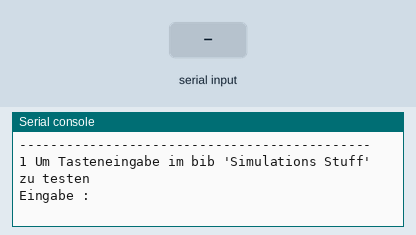
Simulated run of this program. Board: Raspberry Pi Pico running MicroPython. On the bench: the last lines printed to the serial console. The test bench sets the inputs (shaded band).

Above: at 1.2 s.
1.3 s: "1" typed at the serial console, then Enter
At 2.0 s:
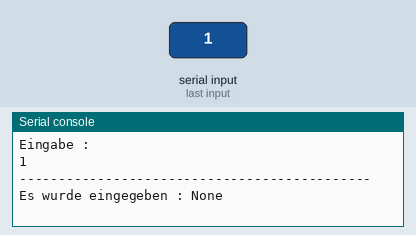
2.8 s: "x" typed at the serial console, then Enter
At 3.7 s:
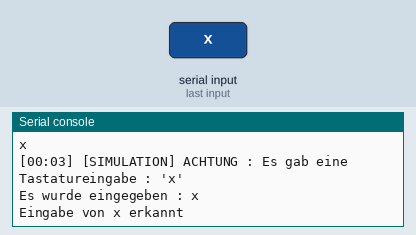
4.8 s: "0" typed at the serial console, then Enter
At 6.1 s:
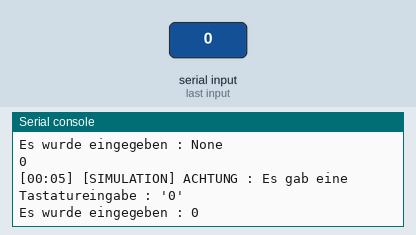

Measured:
- after the input at 1.3 s, the serial console: prints a new line at once (image 1)
- after the input at 2.8 s, the serial console: prints a new line after 0.50 s (image 2)
- after the input at 4.8 s, the serial console: prints a new line after 0.50 s (image 3)

The program:

_test_simulationsStuff.py
```python
# FUNKTIONIERT
import simulationsStuff
import utime

if __name__ == "__main__":
    while True:
        print("---------------------------------------------")
        print("1 Um Tasteneingabe im bib 'Simulations Stuff' zu testen")
        eingabe = input("Eingabe : ")
        print("---------------------------------------------")

        if eingabe == "1":
            while True :
                vonTastatur = simulationsStuff.pruefeAufTestaturEingabe()
                print(f"Es wurde eingegeben : {vonTastatur}")
                if vonTastatur == "x" : print ("Eingabe von x erkannt")
                utime.sleep(1)
```

simulationsStuff.py
```python
########################################################################################################
# Dieses Modul ist ein Hilfsmodul und hat seinerseits kein Interface zu einem Aktor oder Sensor.
# Es hat die aufgabe auf das Thonny Terminal zu loggen um den Benutzer ueber den aktuellen Status
# des Kranprogramms zu informieren. Dies ist für das Debugging unerlaesslich.
#
# Gelogged wird in dem Format :
# [Zeit seit beginn des Karanprogramms] [Modul welches gerade logged zb "H-BRUCKE"] [Prosa Text]
#
# @Status : Getestet Funktioniert
#
########################################################################################################
import sys
import select
import logger

########################################################################################################
# Pruefe durchgaengig ob der Nutzer etwas ueber seine Tastatur (Konsole der Thonny IDE) eingegeben
# hat und mit enter bestaetigt.
# Alle Tasten zählen ausser es wurde nur Enter gedruekt. Dies sendet das System manchmal
# bei Programmstart mit, deshalb schließen wir es aus
#
# 1. Ueberpruef ueber das Betriebssystem (sys) vom Pico die standart input (.stdin)
#    Findet sich hier etwas, gab es eine Tastatureingabe
#    Hier im abschnitt select.select(rlist, wlist, xlist[, timeout]) gut erklärt
#    https://docs.python.org/3/library/select.html
# 2. Ließt aus dem System, ueber die standard Eingabe eine gesamte Zeile, bis zum Enter ein
#    (dh. sollte der Nutzer enter druecken)
# 3. Entfernt das Enter aus dem eingelesenen String, da nicht benötigt (strip())
# 4. Ueberpruefe ob eingabe nicht leer ist. Dies kann passiere, wenn nur Enter gedrueckt wurde
#    dann ist readline() == /n strip() entfernt es aber und dadurch wird eingabe == ""
# 5. Logge
#
# @return : Buchstabenfolge die ueber die Tastatur eingegeben wurde bis zum Enter oder
#           NONE wenn der Nutzer bei Funktionsaufruf nichts eingegeben hat
#
########################################################################################################
def pruefeAufTestaturEingabe():
    if select.select([sys.stdin], [], [], 0)[0]:
        eingabe = sys.stdin.readline().strip()
        if eingabe == "" : return None
        logger.log(f"ACHTUNG : Es gab eine Tastatureingabe : '{eingabe}'", "SIMULATION")
        return eingabe
    return None
```

logger.py
```python
########################################################################################################
# Dieses Modul ist ein Hilfsmodul und hat seinerseits kein Interface zu einem Aktor oder Sensor.
# Es hat die aufgabe auf das Thonny Terminal zu loggen um den Benutzer ueber den aktuellen Status
# des Kranprogramms zu informieren. Dies ist für das Debugging unerlaesslich.
#
# Gelogged wird in dem Format :
# [Zeit seit beginn des Karanprogramms] [Modul welches gerade logged zb "H-BRUCKE"] [Prosa Text]
#
# @Status : Getestet Funktioniert
#
########################################################################################################
import utime

# Initialisiere den Startzeitpunkt, nehme einen Zeitstempel
START_TIME = utime.ticks_ms()

########################################################################################################
# Erzeuge Zeitstring fuer die logausgabe
# 1. Hole die Zeitdifferenz zwischen dem aktuellen Zeitpunkt und dem Startzeitpunkt
# 2. Teile durch 1000 um von ms auf sekunden zu kommen
# 3. Teile die absoluten Programmlaufzeit durch 60 aber ohne Rest (wie in der Grundschule)
#    so erhält man nur die vollen beendeten Minuten
# 4. Modulo Operator (diesmal schauen wir uns nur den Rest an) alles von der absoluten
#    Programmlaufzeit was noch von "durch 60" als rest überbleibt muss die verbleibende
#    Sekundenzeit sein (Wie in der Grundschule, Teilen mit Rest; hier interessiert aber
#    nur der Rest)
#
# @return : Gibt die Zeit seit dem Start des Programms als string zurück.
#			 Format [minute seit Programmstart]:[sekunden seit Programmstart]
########################################################################################################
def hohleZeitstempel():
    sysZeit = utime.ticks_diff(utime.ticks_ms(), START_TIME) // 1000
    minutes = sysZeit // 60
    seconds = sysZeit % 60
    return f"{minutes:02}:{seconds:02}"

########################################################################################################
# Loggt eine Nachricht mit einem relativen Zeitstempel zum Programmstart,
# einem Modulnamen und einer Nachricht auf dem Terminal der Thonny IDE
#
# ACHTUNG : Geht natürlich nur wenn print nicht umgeleitet wird
#
# @input : nachricht = freier prosa text als string
# @input : komponente = Name der Komponente die gerade logged als string
#
########################################################################################################
def log(nachricht, komponente="INFO"):
    zeitStempel = hohleZeitstempel()
    print(f"[{zeitStempel}] [{komponente}] {nachricht}")
```
